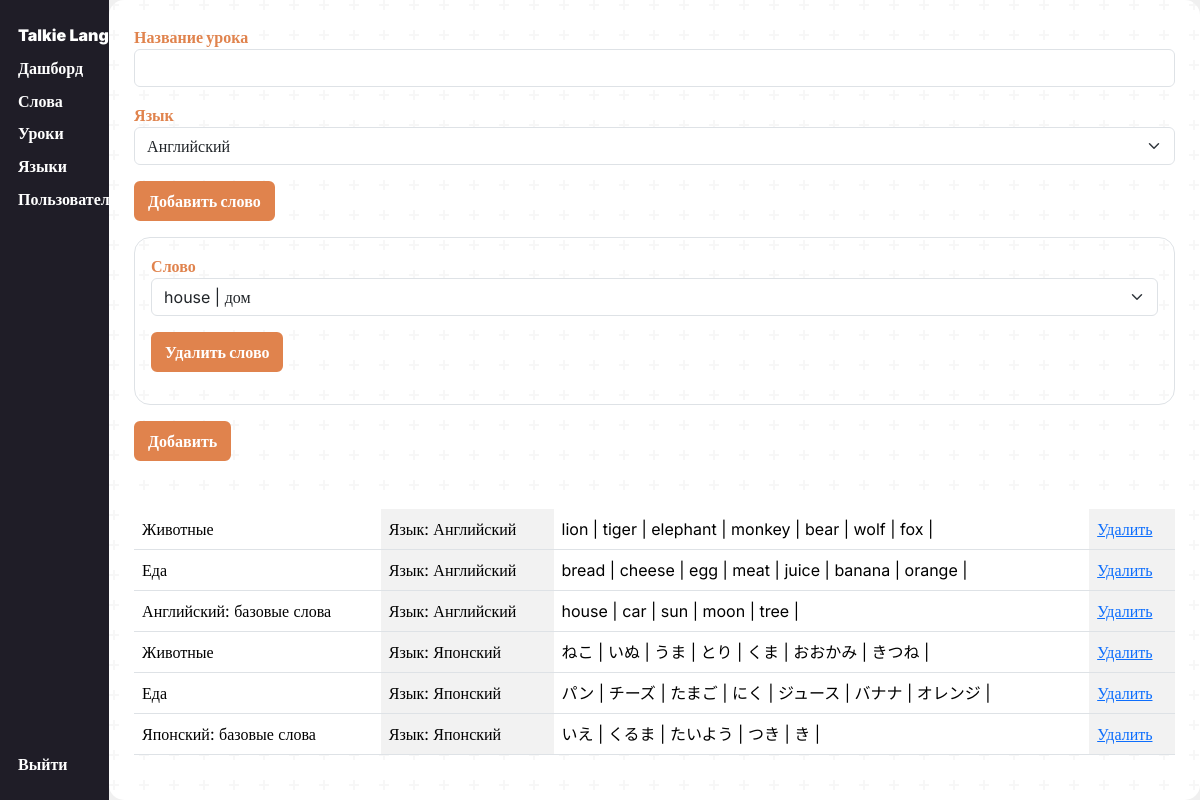
Screenshot of /admin/add_lesson/index.php with the database file from the repository.
### tables this page shows
CREATE TABLE `lesson` (
  `lesson_id` int(11) NOT NULL,
  `lesson_name` varchar(100) NOT NULL,
  `lesson_language` int(11) DEFAULT NULL
);

CREATE TABLE `langs` (
  `lang_id` int(11) NOT NULL,
  `lang_name` text NOT NULL
);

CREATE TABLE `lessons_words` (
  `id` int(11) NOT NULL,
  `lesson_id` int(11) NOT NULL,
  `word_id` int(11) NOT NULL
);

CREATE TABLE `words` (
  `word_id` int(11) NOT NULL,
  `word_name` varchar(100) NOT NULL,
  `word_transcription` varchar(100) DEFAULT NULL,
  `word_translate` varchar(100) NOT NULL,
  `lang_id` int(11) NOT NULL DEFAULT 1
);

### admin/add_lesson/index.php (the view, shortened to what this page needs)
<?php
require "../../connection-db.php";
$langs = mysqli_fetch_all(mysqli_query($conn, "select * from langs"));
$lessons = mysqli_fetch_all(mysqli_query($conn, "select * from lesson join langs on langs.lang_id = lesson.lesson_language order by lang_id ASC, lesson_id DESC"), MYSQLI_ASSOC);
?>
<!DOCTYPE html>
<html lang="en">
<?php include "../../components/head-admin.php"; ?>
<body>
    <?php include "../../components/header-admin.php"; ?>
    <main class="container">
        <form method="post" action="addLesson.php">
            <div class="mb-3">
                <label for="name" class="form-label">Название урока</label>
                <input type="text" class="form-control" id="name" aria-describedby="name" name="name" required>
            </div>
            <div class="mb-3">
                <label for="lang">Язык</label>
                <select name="lang" id="lang" class="form-select">
                    <?php foreach ($langs as $lang): ?>
                        <option value="<?= $lang[0] ?>"><?= $lang[1] ?></option>
                    <?php endforeach; ?>
                </select>
            </div>
            <button class="btn mb-3 add-word-btn">Добавить слово</button>
            <div class="words mb-3 border rounded-4 p-3">
            </div>
            <button type="submit" class="btn">Добавить</button>
        </form>
        <table class="table table-striped-columns mt-5">
            <?php foreach ($lessons as $lesson): ?>
                <tr>
                    <td><?= $lesson["lesson_name"] ?></td>
                    <td>Язык: <?= $lesson["lang_name"] ?></td>
                    <td>
                        <?php
                        $ws = mysqli_fetch_all(mysqli_query($conn,"select * from lessons_words join words on words.word_id = lessons_words.word_id where lesson_id =".$lesson["lesson_id"]),MYSQLI_ASSOC);
                        foreach ($ws as $w):
                            echo $w["word_name"]." | ";
                        endforeach; ?>
                    </td>
                    <td>
                        <a href="del.php?id=<?= $lesson["lesson_id"] ?>">Удалить</a>
                    </td>
                </tr>
            <?php endforeach; ?>
        </table>
    </main>
</body>
</html>

### css/style.css (style rules this page uses)
* { transition: 0.15s ease-out; }
:root { --main-color: #e0834d; --main-color-shadow: #c06b3a; --main-color-light: rgb(235, 155, 109); --green-color: #4de06d; --green-color-shadow: #2db64b; --red-color: #e0524d; --red-color-shadow: #b6362d; --bg-color: #0f0f0f; --bg-secondary: #1a1a1a; --gray-color: #a38a7a; --gray-color-light: #d3c2b6; }
body { font-family: inter; }
body { background: #f0f0f0; }
.container { min-height: 88vh; box-shadow: 0px 0px 100px #f5f5f5; margin-top: 10px; border-radius: 15px; padding-left: 25px; padding-right: 25px; background-color: white; }
label { font-weight: 900; color: #e0834d; }
.btn { background: #e0834d; color: white; box-sizing: border-box; border: 2px #e0834d solid; font-weight: 900; }
main { padding: 25px 0; }

### css/admin.css (style rules this page uses)
* { margin: 0 !important; box-sizing: border-box; }
:root { --main-color: #e0834d; --main-color-shadow: #c06b3a; --main-color-light: rgb(235, 155, 109); --green-color: #4de06d; --green-color-shadow: #2db64b; --red-color: #e0524d; --red-color-shadow: #b6362d; --bg-color: #0f0f0f; --bg-secondary: #1f1d27; --gray-color: #a38a7a; --gray-color-light: #d3c2b6; }
body { display: grid; grid-template-columns: 1fr 10fr; min-height: 100vh; }
.container { box-shadow: none; max-width: 100%; min-height: 100%; overflow-x: hidden; }

### rows the page displays
lesson: lesson_name "Животные", lesson_language.lang_name "Английский"
lessons_words: word.word_name "lion"
lessons_words: word.word_name "tiger"
lessons_words: word.word_name "elephant"
lessons_words: word.word_name "monkey"
lessons_words: word.word_name "bear"
lessons_words: word.word_name "wolf"
lessons_words: word.word_name "fox"
lesson: lesson_name "Еда", lesson_language.lang_name "Английский"
lessons_words: word.word_name "bread"
lessons_words: word.word_name "cheese"
lessons_words: word.word_name "egg"
lessons_words: word.word_name "meat"
lessons_words: word.word_name "juice"
lessons_words: word.word_name "banana"
lessons_words: word.word_name "orange"
lesson: lesson_name "Английский: базовые слова", lesson_language.lang_name "Английский"
lessons_words: word.word_name "house"
lessons_words: word.word_name "car"
lessons_words: word.word_name "sun"
lessons_words: word.word_name "moon"
lessons_words: word.word_name "tree"
lesson: lesson_name "Животные", lesson_language.lang_name "Японский"
lessons_words: word.word_name "ねこ"
lessons_words: word.word_name "いぬ"
lessons_words: word.word_name "うま"
lessons_words: word.word_name "とり"
lessons_words: word.word_name "くま"
lessons_words: word.word_name "おおかみ"
lessons_words: word.word_name "きつね"
lesson: lesson_name "Еда", lesson_language.lang_name "Японский"
lessons_words: word.word_name "パン"
lessons_words: word.word_name "チーズ"
lessons_words: word.word_name "たまご"
lessons_words: word.word_name "にく"
lessons_words: word.word_name "ジュース"
lessons_words: word.word_name "バナナ"
lessons_words: word.word_name "オレンジ"
lesson: lesson_name "Японский: базовые слова", lesson_language.lang_name "Японский"
lessons_words: word.word_name "いえ"
lessons_words: word.word_name "くるま"
lessons_words: word.word_name "たいよう"
lessons_words: word.word_name "つき"
lessons_words: word.word_name "き"

### other values shown
form field lang "Английский"
